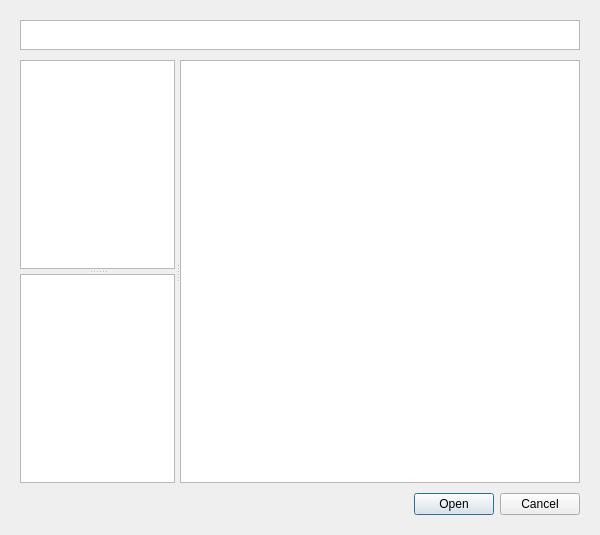
<?xml version="1.0" encoding="UTF-8"?>
<ui version="4.0">
 <class>FileBrowserWindow</class>
 <widget class="QDialog" name="FileBrowserWindow">
  <property name="geometry">
   <rect>
    <x>0</x>
    <y>0</y>
    <width>600</width>
    <height>535</height>
   </rect>
  </property>
  <property name="sizePolicy">
   <sizepolicy hsizetype="MinimumExpanding" vsizetype="MinimumExpanding">
    <horstretch>0</horstretch>
    <verstretch>0</verstretch>
   </sizepolicy>
  </property>
  <property name="minimumSize">
   <size>
    <width>600</width>
    <height>500</height>
   </size>
  </property>
  <property name="windowTitle">
   <string>Load File</string>
  </property>
  <layout class="QGridLayout" name="gridLayout">
   <property name="leftMargin">
    <number>10</number>
   </property>
   <property name="topMargin">
    <number>10</number>
   </property>
   <property name="rightMargin">
    <number>10</number>
   </property>
   <property name="bottomMargin">
    <number>10</number>
   </property>
   <property name="spacing">
    <number>0</number>
   </property>
   <item row="0" column="0">
    <layout class="QVBoxLayout" name="verticalLayout">
     <property name="spacing">
      <number>10</number>
     </property>
     <property name="leftMargin">
      <number>10</number>
     </property>
     <property name="topMargin">
      <number>10</number>
     </property>
     <property name="rightMargin">
      <number>10</number>
     </property>
     <property name="bottomMargin">
      <number>10</number>
     </property>
     <item>
      <widget class="QFrame" name="frame">
       <property name="sizePolicy">
        <sizepolicy hsizetype="MinimumExpanding" vsizetype="Fixed">
         <horstretch>0</horstretch>
         <verstretch>0</verstretch>
        </sizepolicy>
       </property>
       <property name="minimumSize">
        <size>
         <width>0</width>
         <height>20</height>
        </size>
       </property>
       <property name="maximumSize">
        <size>
         <width>16777215</width>
         <height>30</height>
        </size>
       </property>
       <property name="frameShape">
        <enum>QFrame::NoFrame</enum>
       </property>
       <property name="frameShadow">
        <enum>QFrame::Plain</enum>
       </property>
       <layout class="QHBoxLayout" name="horizontalLayout">
        <property name="spacing">
         <number>10</number>
        </property>
        <property name="leftMargin">
         <number>0</number>
        </property>
        <property name="topMargin">
         <number>0</number>
        </property>
        <property name="rightMargin">
         <number>0</number>
        </property>
        <property name="bottomMargin">
         <number>0</number>
        </property>
        <item>
         <widget class="QPlainTextEdit" name="filepath">
          <property name="sizePolicy">
           <sizepolicy hsizetype="MinimumExpanding" vsizetype="Minimum">
            <horstretch>0</horstretch>
            <verstretch>0</verstretch>
           </sizepolicy>
          </property>
          <property name="minimumSize">
           <size>
            <width>400</width>
            <height>20</height>
           </size>
          </property>
          <property name="maximumSize">
           <size>
            <width>16777215</width>
            <height>50</height>
           </size>
          </property>
         </widget>
        </item>
       </layout>
      </widget>
     </item>
     <item>
      <widget class="QSplitter" name="splitter_2">
       <property name="sizePolicy">
        <sizepolicy hsizetype="MinimumExpanding" vsizetype="MinimumExpanding">
         <horstretch>0</horstretch>
         <verstretch>0</verstretch>
        </sizepolicy>
       </property>
       <property name="orientation">
        <enum>Qt::Horizontal</enum>
       </property>
       <property name="handleWidth">
        <number>5</number>
       </property>
       <widget class="QSplitter" name="splitter">
        <property name="sizePolicy">
         <sizepolicy hsizetype="Preferred" vsizetype="MinimumExpanding">
          <horstretch>0</horstretch>
          <verstretch>0</verstretch>
         </sizepolicy>
        </property>
        <property name="minimumSize">
         <size>
          <width>100</width>
          <height>0</height>
         </size>
        </property>
        <property name="maximumSize">
         <size>
          <width>200</width>
          <height>16777215</height>
         </size>
        </property>
        <property name="orientation">
         <enum>Qt::Vertical</enum>
        </property>
        <property name="handleWidth">
         <number>5</number>
        </property>
        <widget class="QListWidget" name="placesList">
         <property name="sizePolicy">
          <sizepolicy hsizetype="Minimum" vsizetype="MinimumExpanding">
           <horstretch>0</horstretch>
           <verstretch>0</verstretch>
          </sizepolicy>
         </property>
         <property name="minimumSize">
          <size>
           <width>100</width>
           <height>0</height>
          </size>
         </property>
         <property name="maximumSize">
          <size>
           <width>200</width>
           <height>16777215</height>
          </size>
         </property>
        </widget>
        <widget class="QListWidget" name="devicesList">
         <property name="sizePolicy">
          <sizepolicy hsizetype="Minimum" vsizetype="MinimumExpanding">
           <horstretch>0</horstretch>
           <verstretch>0</verstretch>
          </sizepolicy>
         </property>
         <property name="minimumSize">
          <size>
           <width>100</width>
           <height>0</height>
          </size>
         </property>
         <property name="maximumSize">
          <size>
           <width>200</width>
           <height>16777215</height>
          </size>
         </property>
        </widget>
       </widget>
       <widget class="QTreeView" name="directories">
        <property name="sizePolicy">
         <sizepolicy hsizetype="Minimum" vsizetype="MinimumExpanding">
          <horstretch>0</horstretch>
          <verstretch>0</verstretch>
         </sizepolicy>
        </property>
        <property name="minimumSize">
         <size>
          <width>400</width>
          <height>400</height>
         </size>
        </property>
        <property name="maximumSize">
         <size>
          <width>16777215</width>
          <height>16777215</height>
         </size>
        </property>
        <property name="dragEnabled">
         <bool>true</bool>
        </property>
        <property name="animated">
         <bool>true</bool>
        </property>
        <attribute name="headerCascadingSectionResizes">
         <bool>false</bool>
        </attribute>
        <attribute name="headerDefaultSectionSize">
         <number>200</number>
        </attribute>
        <attribute name="headerStretchLastSection">
         <bool>true</bool>
        </attribute>
       </widget>
      </widget>
     </item>
     <item>
      <widget class="QDialogButtonBox" name="buttonBox">
       <property name="layoutDirection">
        <enum>Qt::LeftToRight</enum>
       </property>
       <property name="orientation">
        <enum>Qt::Horizontal</enum>
       </property>
       <property name="standardButtons">
        <set>QDialogButtonBox::Cancel|QDialogButtonBox::Open</set>
       </property>
      </widget>
     </item>
    </layout>
   </item>
  </layout>
 </widget>
 <resources/>
 <connections/>
 <slots>
  <signal>newProjectLoaded(Project::IProject*)</signal>
  <slot>openFileButton()</slot>
  <slot>upButton()</slot>
  <slot>onDirListClick(QModelIndex)</slot>
 </slots>
</ui>
